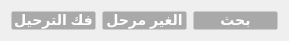
  <widget class="QWidget" name="">
   <property name="geometry">
    <rect>
     <x>23</x>
     <y>639</y>
     <width>289</width>
     <height>27</height>
    </rect>
   </property>
   <layout class="QHBoxLayout" name="horizontalLayout">
    <item>
     <widget class="QPushButton" name="un_save">
      <property name="enabled">
       <bool>true</bool>
      </property>
      <property name="styleSheet">
       <string notr="true">QPushButton {
  	background-color: #a9a9a9;
    border-style: hidden;
	border-width:1px;
    border-radius: 2px;
    font: bold 14px;
    color: #ffffff; 
}
QPushButton:pressed {
background-color: #3269e4;
}</string>
      </property>
      <property name="text">
       <string>فك الترحيل</string>
      </property>
     </widget>
    </item>
    <item>
     <widget class="QPushButton" name="pushButton_9">
      <property name="styleSheet">
       <string notr="true">QPushButton {
  	background-color: #a9a9a9;
    border-style: hidden;
	border-width:1px;
    border-radius: 2px;
    font: bold 14px;
    color: #ffffff; 
}
QPushButton:pressed {
background-color: #3269e4;
}</string>
      </property>
      <property name="text">
       <string>الغير مرحل</string>
      </property>
     </widget>
    </item>
    <item>
     <widget class="QPushButton" name="pushButton_8">
      <property name="styleSheet">
       <string notr="true">QPushButton {
  	background-color: #a9a9a9;
    border-style: hidden;
	border-width:1px;
    border-radius: 2px;
    font: bold 14px;
    color: #ffffff; 
}
QPushButton:pressed {
background-color: #3269e4;
}</string>
      </property>
      <property name="text">
       <string>بحث</string>
      </property>
     </widget>
    </item>
   </layout>
  </widget>
